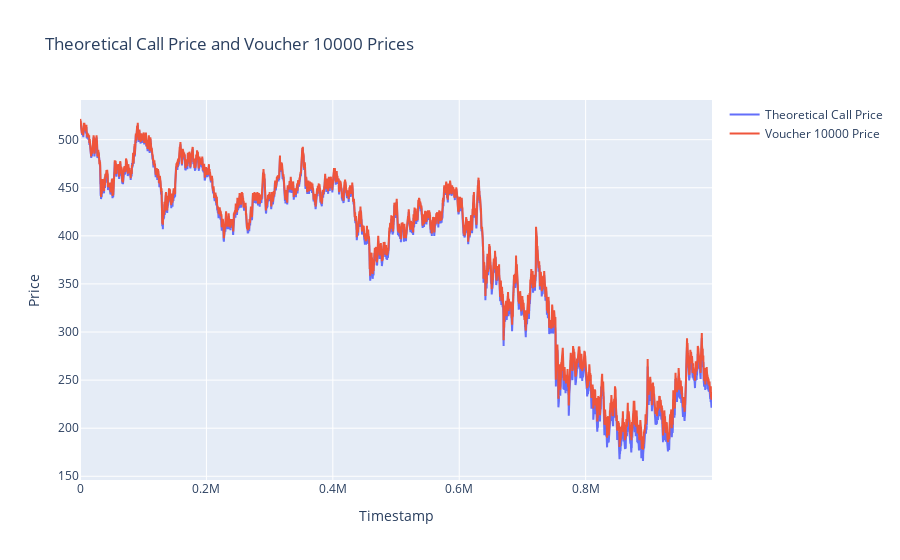

Notebook code for this chart:
### Code cell
starting_days_to_expiry = 7
strike = 10_000

# hist_vol = 0.1643
hist_vol = 0.09859

realized_vol(df, 60, 1)
df['tte'] = tte = (starting_days_to_expiry - df['timestamp'] / 1_000_000) / 250
# df['tte'] = tte = (starting_days_to_expiry - df['timestamp'] / 1_000_000) / 250
# df['theo_call'] = df.apply(lambda row: black_scholes_call(row['mid_price_rock'], strike, row['tte'], row['realized_vol_1']), axis=1)
df['theo_call'] = df.apply(lambda row: black_scholes_call(row['mid_price_rock'], strike, row['tte'], hist_vol), axis=1)

# plot theo_call and mid_price_voucher10000
fig = go.Figure()
fig.add_trace(go.Scatter(x=df['timestamp'], y=df['theo_call'], mode='lines', name='Theoretical Call Price'))
fig.add_trace(go.Scatter(x=df['timestamp'], y=df['mid_price_voucher10000'], mode='lines', name='Voucher 10000 Price'))
fig.update_layout(
    title='Theoretical Call Price and Voucher 10000 Prices',
    xaxis_title='Timestamp',
    yaxis_title='Price'
)
fig.show()

### Figure 1 — Plotly figure (JSON) as saved in the notebook; plotly's stock layout.template omitted (floating-point values rounded to 4 significant figures; data arrays with more than 128 entries replaced by an {"elided": "..."} marker saying what was removed)
{"data": [{"mode": "lines", "name": "Theoretical Call Price", "type": "scatter", "x": {"elided": "10000 int values"}, "y": {"elided": "10000 float values"}}, {"mode": "lines", "name": "Voucher 10000 Price", "type": "scatter", "x": {"elided": "10000 int values"}, "y": {"elided": "10000 float values"}}], "layout": {"title": {"text": "Theoretical Call Price and Voucher 10000 Prices"}, "xaxis": {"title": {"text": "Timestamp"}}, "yaxis": {"title": {"text": "Price"}}}}
